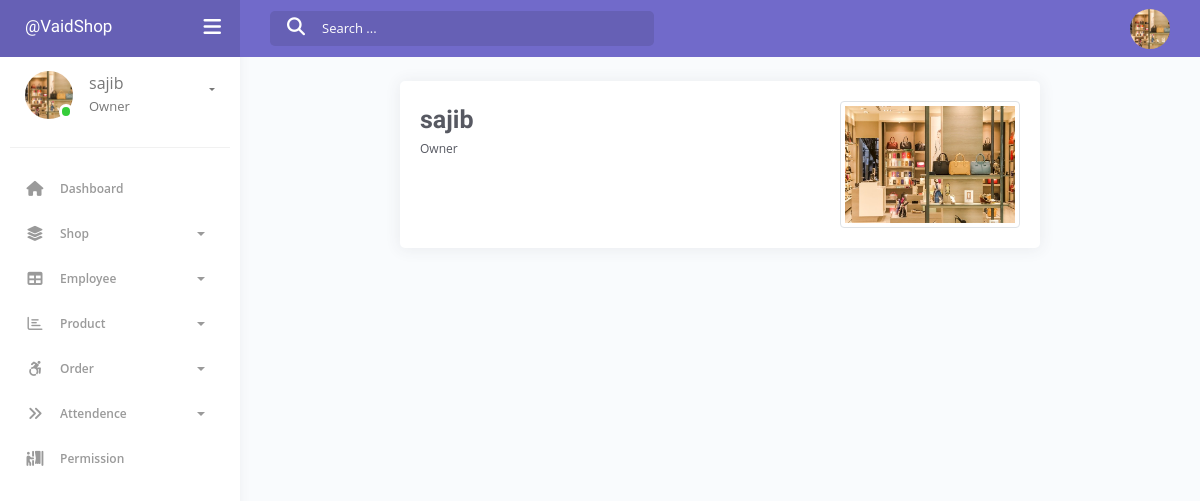
The app's page /accounts/profile/ (signed in), older data.
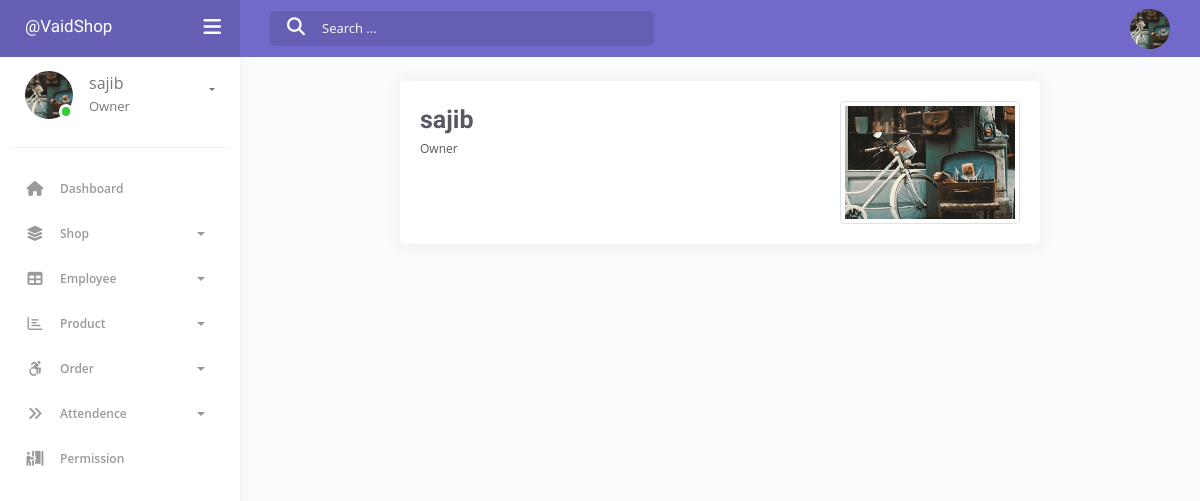
The same page, newer data.
### accounts/models.py (models this page shows)
class User(AbstractUser):
	is_owner	= models.BooleanField(default=False, null=True)
	is_employee = models.BooleanField(default=False, null=True)

### owners/models.py (models this page shows)
class Owner(models.Model):
    user = models.OneToOneField(User, on_delete=models.CASCADE, null=True)
    profile_photo = models.ImageField(upload_to='%d-%m-%y', null=True)
    updated_at = models.DateTimeField(auto_now=True, null=True)
    created_at = models.DateTimeField(auto_now_add=True, null=True)
    def __str__(self):
        return self.user.username

### accounts/views.py (the view)
# urls.py: path('profile/', profile_view, name='profile')
@login_required()
def profile_view(request):
    context = {}
    return render(request, 'accounts/profile.html', context)

### accounts/templates/accounts/profile.html (shortened to what this page needs)
{% extends 'accounts/dashboard.html' %}
{% block dashboard_content %}
<div class="profile">
    <div class="card m-auto" style="width: 40rem;">
        <div class="card-body">
            <div class="row">
                {% if request.user.is_owner %}
                <div class="col-md-8">
                    <span style="font-weight: 600; font-size: 25px;font-family: 'Sriracha', cursive;">{{ request.user.username}}</span><br>
                    <small>Owner</small>
                </div>
                <div class="col-md-4">
                    <img src="{{ request.user.owner.profile_photo.url }}" alt="..." class="img-thumbnail">
                </div>
                {% endif %}
            </div>
        </div>
    </div>
</div>
{% endblock dashboard_content %}

### templates/dashboard/navbar.html (shortened to what this page needs)
<nav class="navbar navbar-header navbar-expand-lg">
    <div class="container-fluid">
        <div class="collapse" id="search-nav">
            <form class="navbar-left navbar-form nav-search mr-md-3">
                <div class="input-group">
                    <div class="input-group-prepend">
                        <button type="submit" class="btn btn-search pr-1">
                            <i class="fa fa-search search-icon"></i>
                        </button>
                    </div>
                    <input type="text" placeholder="Search ..." class="form-control">
                </div>
            </form>
        </div>
        <ul class="navbar-nav topbar-nav ml-md-auto align-items-center">
            <li class="nav-item dropdown hidden-caret">
                <a class="dropdown-toggle profile-pic" data-toggle="dropdown" href="#" aria-expanded="false">
                    {% if request.user.is_owner %}
                    <div class="avatar-sm">
                        {% if request.user.owner.profile_photo %}
                        <img src="{{ request.user.owner.profile_photo.url }}" alt="..." class="avatar-img rounded-circle">
                        {% else %}
                        Profile
                        {% endif %}
                    </div>
                    {% endif %}
                </a>
            </li>
        </ul>
    </div>
</nav>

### templates/dashboard/sidebar.html (shortened to what this page needs)
<div class="sidebar">
    <div class="sidebar-wrapper scrollbar-inner">
        <div class="sidebar-content">
            <div class="user">
                <div class="avatar-sm float-left mr-4">
                {% if request.user.is_owner and request.user.owner.profile_photo %}
                <div class="avatar avatar-online">
                    <img src="{{ request.user.owner.profile_photo.url }}" alt="..." class="avatar-img rounded-circle">
                </div>
                {% endif %}
            </div>
            <div class="info">
                <a data-toggle="collapse" href="#collapseExample" aria-expanded="true">
                    <span>
                        <span style="font-size: 16px;font-weight: 400;">{{ request.user.username }}</span>
                        {% if request.user.is_owner %}
                        <p>Owner</p>
                        {% else %}
                        <p>Employee</p>
                        {% endif %}
                        <span class="caret"></span>
                    </span>
                </a>
            </div>
            </div>
            <ul class="nav">
                <li class="nav-item {% if '/accounts/dashboard' in request.path %}active{% endif %}">
                    <a href="/accounts/dashboard/">
                        <i class="fas fa-home"></i>
                        <p>Dashboard</p>
                    </a>
                </li>
                {% if perms.shops.view_shop or perms.shops.add_shop %}
                <li class="nav-item shop-menu">
                    <a data-toggle="collapse" href="#base" class="shopAreaExpended">
                        <i class="fas fa-layer-group"></i>
                        <p>Shop</p>
                        <span class="caret"></span>
                    </a>
                </li>
                {% endif %}
                {% if perms.employees.view_employee or perms.employees.add_employee %}
                <li class="nav-item employee-menu">
                    <a data-toggle="collapse" href="#employee" class="employeeAreaExpended">
                        <i class="fas fa-table"></i>
                        <p>Employee</p>
                        <span class="caret"></span>
                    </a>
                </li>
                {% endif %}
                {% if perms.products.add_product %}
                <li class="nav-item product-menu">
                    <a data-toggle="collapse" href="#products" class="productAreaExpended">
                        <i class="far fa-chart-bar"></i>
                        <p>Product</p>
                        <span class="caret"></span>
                    </a>
                </li>
                {% endif %}
                {% if perms.orders.add_order or perms.orders.view_order %}
                <li class="nav-item order-menu">
                    <a data-toggle="collapse" href="#order" class="orderAreaExpended">
                        <i class="fab fa-accessible-icon"></i>
                        <p>Order</p>
                        <span class="caret"></span>
                    </a>
                </li>
                {% endif %}
                {% if perms.attendences.add_attendence or perms.attendences.view_attendence %}
                <li class="nav-item attendence-menu">
                    <a data-toggle="collapse" href="#attendences" class="attendenceAreaExpended">
                        <i class="fas fa-angle-double-right"></i>
                        <p>Attendence</p>
                        <span class="caret"></span>
                    </a>
                </li>
                {% endif %}
                {% if request.user.is_owner %}
                <li class="nav-item permission-menu {% if 'permission' in request.path %}active{% endif %}">
                    <a href="{% url 'permissions:permission-list' %}">
                        <i class="fas fa-person-booth"></i>
                        <p>Permission</p>
                    </a>
                </li>
                {% endif %}
            </ul>
        </div>
    </div>
</div>

Row changes from the older to the newer data that the page shows:
changed User "sajib": user.owner.profile_photo: a different picture
